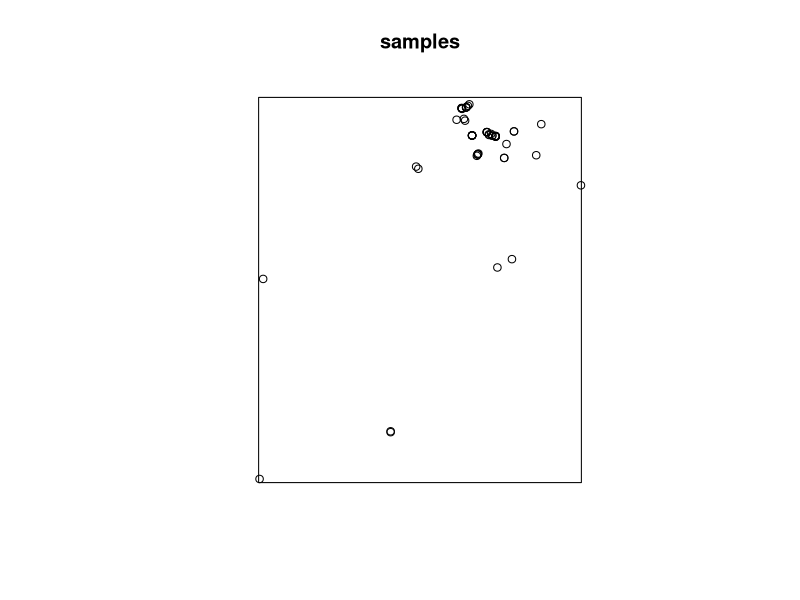
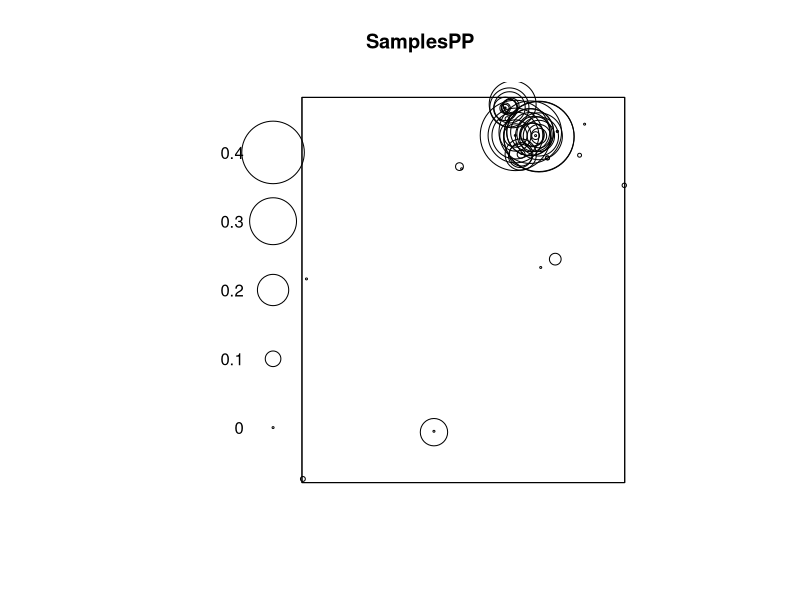
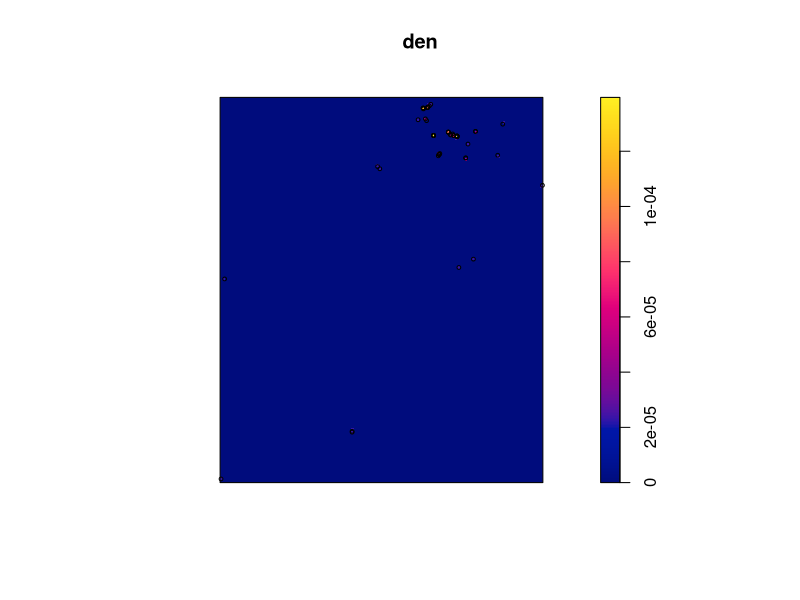
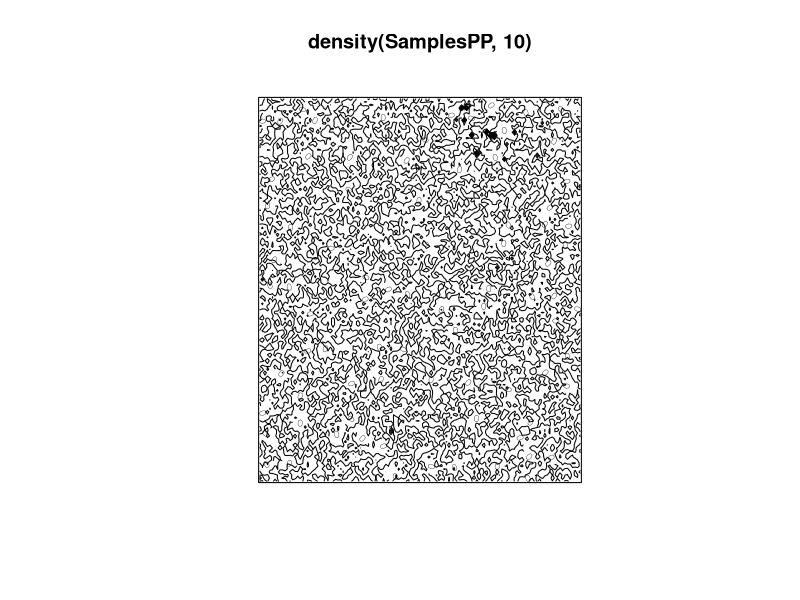
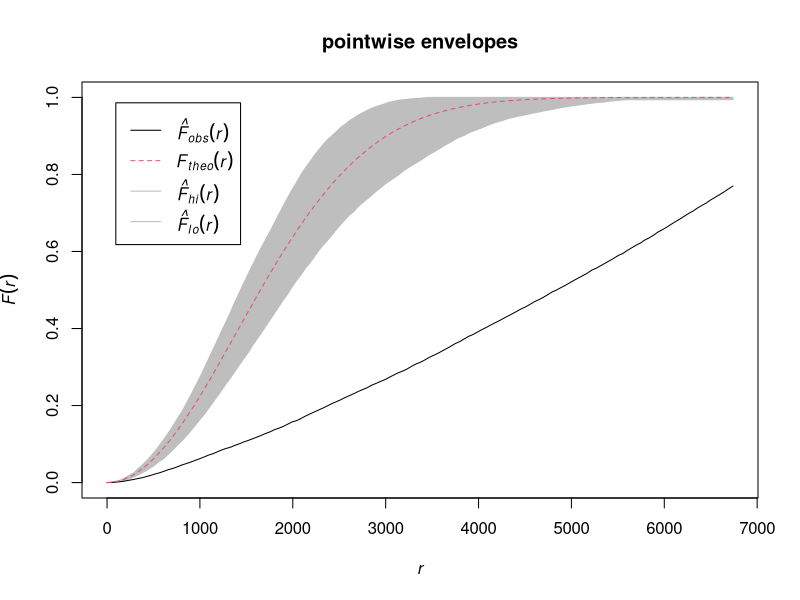
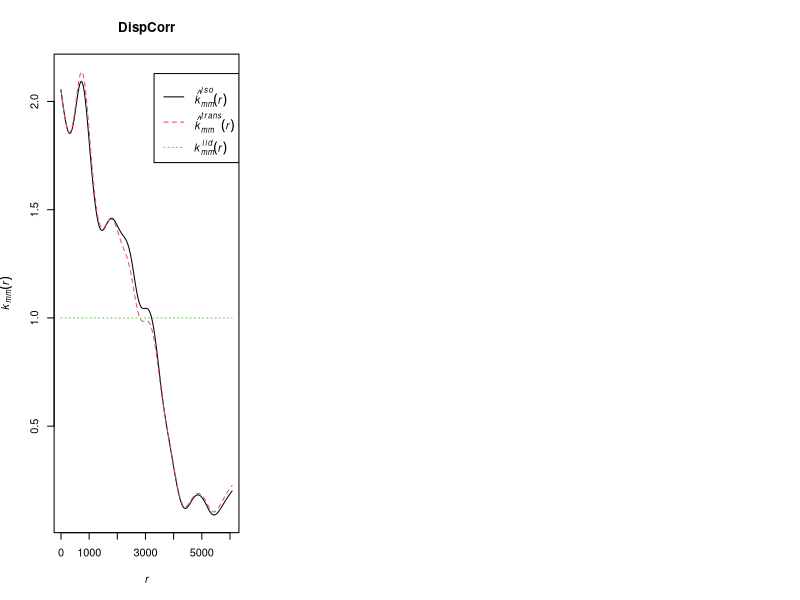

Reproduce these figures in R, in order.
#a demofile for reading and analysing data
library(spatial)
library(spatstat)

#read your data as text-file
data <- read.table("dispersal_spatial_analysis.txt", header=T)
names(data) 
attach(data) 

#summary of the data
summary (data)

#define the data for further analysis (vectorising)
X<-data$LONGITUDE
Y<-data$LATITUDE

#Translate to km scale#
X<-X*70436-157599
Y<-Y*110428-5444000

summary(X)


#point pattern data with  borders
samples <- ppp(X, Y, c(86600,110900), c(167000,196000))
plot(samples)



#summary of the data
summary(samples)




#add marks



#create simple rectangular window

W<-owin(c(86600,110900), c(167000,196000))
SamplesPP <- ppp(X, Y, c(86600,110900), c(167000,196000),marks=data$fB,window=W)
plot(SamplesPP)
plot(W,add=T)




#First order statistics
#stats for homogeneous denisty

summary(SamplesPP)
lambda<-summary(SamplesPP)$intensity
lambda



#Inhomogeneous densities
den <- density(SamplesPP, sigma = 10)
plot(den)
plot(samples, add = TRUE, cex = 0.5)


contour(density(SamplesPP,10),axes=FALSE)




#Second order stats


#test deviation from random pattern
E<-envelope(SamplesPP,Fest,nsim=99,rank=1)
plot(E,main="pointwise envelopes")



#correlation-decay by age

par(mfrow=c(1, 3))
DispCorr<- markcorr(SamplesPP)
plot(DispCorr)
